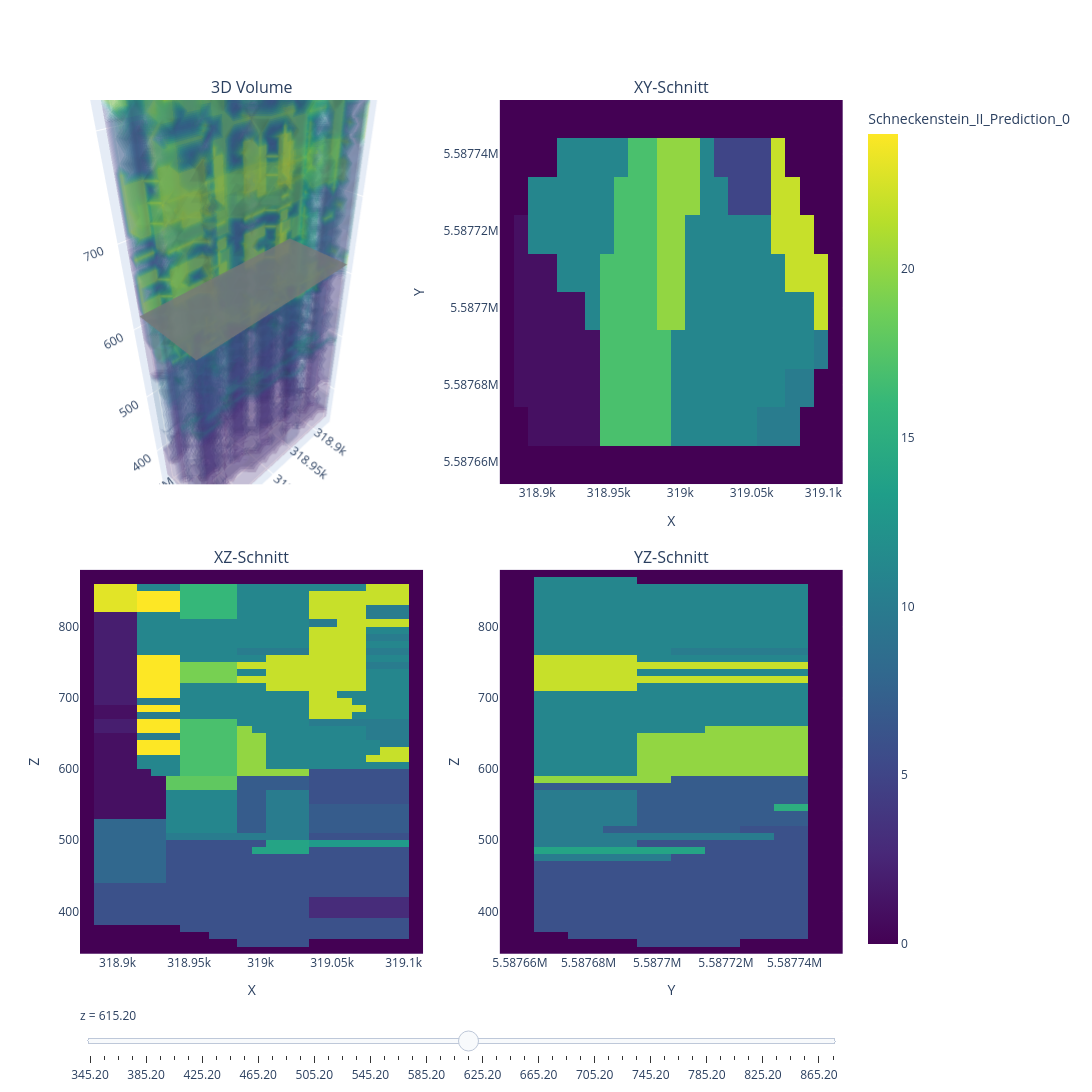

Notebook code for this chart:
### Code cell
ds = xr.open_dataset(filename)
data = ds[fieldName]
vol = data.values

vol = np.nan_to_num(vol)
# vmin, vmax = np.percentile(vol, [5, 95])

# Koordinaten:
x_coords = data['x'].values   # z.B. 318000 ... 320000
y_coords = data['y'].values   # z.B. 5587000 ... 5588000
z_coords = data['z'].values   # z.B. 300 ... 800

nz, ny, nx = vol.shape

# Für das 3D-Volume brauchen wir (x, y, z)-Reihenfolge
vol_xyz = np.transpose(vol, (2, 1, 0))  # (x, y, z)

# 3D-Koordinatengitter erzeugen (Plotly erwartet 1D-Arrays)
X, Y, Z = np.meshgrid(x_coords, y_coords, z_coords, indexing='xy')

# Start-Slices (Mitte)
k0  = nz // 2  # z-Index für XY-Schnitt
iy0 = ny // 2  # y-Index für XZ-Schnitt
ix0 = nx // 2  # x-Index für YZ-Schnitt

# ==== Figure mit 4 Panels anlegen ========================================

fig = make_subplots(
    rows=2, cols=2,
    specs=[
        [{'type': 'scene'},    {'type': 'heatmap'}],
        [{'type': 'heatmap'},  {'type': 'heatmap'}],
    ],
    subplot_titles=("3D Volume", "XY-Schnitt", "XZ-Schnitt", "YZ-Schnitt"),
    horizontal_spacing=0.1,
    vertical_spacing=0.1
)

# ---- 1) 3D Volume (oben links) ------------------------------------------

fig.add_trace(go.Volume(
    x=X.flatten(),
    y=Y.flatten(),
    z=Z.flatten(),
    value=vol_xyz.flatten(),
    # isomin=vmin,
    # isomax=vmax,
    opacity=0.1,       # Transparenz anpassen (0–1)
    surface_count=15,  # Anzahl Isosurfaces
    colorbar_title=str(data.name),
    coloraxis="coloraxis"
    ),
    row=1, col=1
)

# ---- 1b) Schnitt-Ebene im 3D-Plot (oben links) --------------------------
# Ebene bei z = z_coords[k0], nur zur Visualisierung der Schnittebene

Z_plane0 = np.full((ny, nx), z_coords[k0])

fig.add_trace(
    go.Surface(
        x=x_coords,           # 1D
        y=y_coords,           # 1D
        z=Z_plane0,           # 2D: (ny, nx)
        opacity=0.8,
        showscale=False,      # keine extra Farbskala
        colorscale="Greys",
    ),
    row=1, col=1
)

# ---- 2) XY-Schnitt (oben rechts) ----------------------------------------

fig.add_trace(
    go.Heatmap(
        x=x_coords,
        y=y_coords,
        z=vol[k0, :, :],   # z = z_coords[k0]
        colorbar_title=str(data.name),
        coloraxis="coloraxis"
    ),
    row=1, col=2
)

# ---- 3) XZ-Schnitt (unten links) ----------------------------------------

fig.add_trace(
    go.Heatmap(
        x=x_coords,
        y=z_coords,
        z=vol[:, iy0, :],  # y = y_coords[iy0]
        colorbar_title=str(data.name),
        coloraxis="coloraxis"
    ),
    row=2, col=1
)

# ---- 4) YZ-Schnitt (unten rechts) ---------------------------------------

fig.add_trace(
    go.Heatmap(
        x=y_coords,
        y=z_coords,
        z=vol[:, :, ix0],  # x = x_coords[ix0]
        colorbar_title=str(data.name),
        coloraxis="coloraxis"
    ),
    row=2, col=2
)

# ==== Slider für den XY-Schnitt (Trace 1) ================================

steps = []
for k in range(nz):
    # neue Ebene im 3D-Plot
    Z_plane = np.full((ny, nx), z_coords[k])

    step = dict(
        method="restyle",
        args=[
            {
                # Update für XY-Heatmap (Trace-Index 2)
                "z": [Z_plane, vol[k, :, :]],  # [für Trace 1, für Trace 2]
            },
            [1, 2]   # wir ändern Trace 1 (Surface-Ebene) und Trace 2 (XY-Heatmap)
        ],
        label=f"{z_coords[k]:.2f}"
    )
    steps.append(step)

sliders = [dict(
    active=k0,
    currentvalue={"prefix": "z = "},
    pad={"t": 50},
    steps=steps
)]



fig.update_layout(
    width=2000,
    height=1200,
    sliders=sliders,
    # Achsentitel etwas hübscher
    scene=dict(
        xaxis_title="X",
        yaxis_title="Y",
        zaxis_title="Z",
        aspectmode='data'
    ),
    coloraxis=dict(
        colorscale="Viridis",          # oder was du magst
        colorbar=dict(
            title=str(data.name),
        )
    )
)

# Optional: Achsentitel für 2D-Subplots
fig.update_xaxes(title_text="X", row=1, col=2)
fig.update_yaxes(title_text="Y", row=1, col=2)

fig.update_xaxes(title_text="X", row=2, col=1)
fig.update_yaxes(title_text="Z", row=2, col=1)

fig.update_xaxes(title_text="Y", row=2, col=2)
fig.update_yaxes(title_text="Z", row=2, col=2)

fig.show()

### Figure 1 — Plotly figure (JSON) as saved in the notebook; plotly's stock layout.template omitted (floating-point values rounded to 4 significant figures; data arrays with more than 128 entries replaced by an {"elided": "..."} marker saying what was removed)
{"data": [{"coloraxis": "coloraxis", "colorbar": {"title": {"text": "Schneckenstein_II_Prediction_0"}}, "opacity": 0.1, "scene": "scene", "surface": {"count": 15}, "type": "volume", "value": {"elided": "12960 float values"}, "x": {"elided": "12960 float values"}, "y": {"elided": "12960 float values"}, "z": {"elided": "12960 float values"}}, {"colorscale": [[0, "rgb(255,255,255)"], [0.125, "rgb(240,240,240)"], [0.25, "rgb(217,217,217)"], [0.375, "rgb(189,189,189)"], [0.5, "rgb(150,150,150)"], [0.625, "rgb(115,115,115)"], [0.75, "rgb(82,82,82)"], [0.875, "rgb(37,37,37)"], [1, "rgb(0,0,0)"]], "opacity": 0.8, "scene": "scene", "showscale": false, "type": "surface", "x": [318900.0, 318900.0, 318900.0, 318900.0, 318900.0, 318900.0, 318900.0, 318900.0, 319000.0, 319000.0, 319000.0, 319000.0, 319000.0, 319000.0, 319000.0, 319000.0, 319000.0, 319000.0, 319100.0, 319100.0, 319100.0, 319100.0, 319100.0, 319100.0], "y": [5588000.0, 5588000.0, 5588000.0, 5588000.0, 5588000.0, 5588000.0, 5588000.0, 5588000.0, 5588000.0, 5588000.0], "z": {"elided": "10x24 float values"}}, {"coloraxis": "coloraxis", "colorbar": {"title": {"text": "Schneckenstein_II_Prediction_0"}}, "type": "heatmap", "x": [318900.0, 318900.0, 318900.0, 318900.0, 318900.0, 318900.0, 318900.0, 318900.0, 319000.0, 319000.0, 319000.0, 319000.0, 319000.0, 319000.0, 319000.0, 319000.0, 319000.0, 319000.0, 319100.0, 319100.0, 319100.0, 319100.0, 319100.0, 319100.0], "xaxis": "x", "y": [5588000.0, 5588000.0, 5588000.0, 5588000.0, 5588000.0, 5588000.0, 5588000.0, 5588000.0, 5588000.0, 5588000.0], "yaxis": "y", "z": {"elided": "10x24 float values"}}, {"coloraxis": "coloraxis", "colorbar": {"title": {"text": "Schneckenstein_II_Prediction_0"}}, "type": "heatmap", "x": [318900.0, 318900.0, 318900.0, 318900.0, 318900.0, 318900.0, 318900.0, 318900.0, 319000.0, 319000.0, 319000.0, 319000.0, 319000.0, 319000.0, 319000.0, 319000.0, 319000.0, 319000.0, 319100.0, 319100.0, 319100.0, 319100.0, 319100.0, 319100.0], "xaxis": "x2", "y": [345.2, 355.2, 365.2, 375.2, 385.2, 395.2, 405.2, 415.2, 425.2, 435.2, 445.2, 455.2, 465.2, 475.2, 485.2, 495.2, 505.2, 515.2, 525.2, 535.2, 545.2, 555.2, 565.2, 575.2, 585.2, 595.2, 605.2, 615.2, 625.2, 635.2, 645.2, 655.2, 665.2, 675.2, 685.2, 695.2, 705.2, 715.2, 725.2, 735.2, 745.2, 755.2, 765.2, 775.2, 785.2, 795.2, 805.2, 815.2, 825.2, 835.2, 845.2, 855.2, 865.2, 875.2], "yaxis": "y2", "z": {"elided": "54x24 float values"}}, {"coloraxis": "coloraxis", "colorbar": {"title": {"text": "Schneckenstein_II_Prediction_0"}}, "type": "heatmap", "x": [5588000.0, 5588000.0, 5588000.0, 5588000.0, 5588000.0, 5588000.0, 5588000.0, 5588000.0, 5588000.0, 5588000.0], "xaxis": "x3", "y": [345.2, 355.2, 365.2, 375.2, 385.2, 395.2, 405.2, 415.2, 425.2, 435.2, 445.2, 455.2, 465.2, 475.2, 485.2, 495.2, 505.2, 515.2, 525.2, 535.2, 545.2, 555.2, 565.2, 575.2, 585.2, 595.2, 605.2, 615.2, 625.2, 635.2, 645.2, 655.2, 665.2, 675.2, 685.2, 695.2, 705.2, 715.2, 725.2, 735.2, 745.2, 755.2, 765.2, 775.2, 785.2, 795.2, 805.2, 815.2, 825.2, 835.2, 845.2, 855.2, 865.2, 875.2], "yaxis": "y3", "z": {"elided": "54x10 float values"}}], "layout": {"annotations": [{"font": {"size": 16}, "showarrow": false, "text": "3D Volume", "x": 0.225, "xanchor": "center", "xref": "paper", "y": 1, "yanchor": "bottom", "yref": "paper"}, {"font": {"size": 16}, "showarrow": false, "text": "XY-Schnitt", "x": 0.775, "xanchor": "center", "xref": "paper", "y": 1, "yanchor": "bottom", "yref": "paper"}, {"font": {"size": 16}, "showarrow": false, "text": "XZ-Schnitt", "x": 0.225, "xanchor": "center", "xref": "paper", "y": 0.45, "yanchor": "bottom", "yref": "paper"}, {"font": {"size": 16}, "showarrow": false, "text": "YZ-Schnitt", "x": 0.775, "xanchor": "center", "xref": "paper", "y": 0.45, "yanchor": "bottom", "yref": "paper"}], "coloraxis": {"colorbar": {"title": {"text": "Schneckenstein_II_Prediction_0"}}, "colorscale": [[0, "#440154"], [0.1111, "#482878"], [0.2222, "#3e4989"], [0.3333, "#31688e"], [0.4444, "#26828e"], [0.5556, "#1f9e89"], [0.6667, "#35b779"], [0.7778, "#6ece58"], [0.8889, "#b5de2b"], [1, "#fde725"]]}, "height": 1200, "scene": {"aspectmode": "data", "domain": {"x": [0, 0.45], "y": [0.55, 1]}, "xaxis": {"title": {"text": "X"}}, "yaxis": {"title": {"text": "Y"}}, "zaxis": {"title": {"text": "Z"}}}, "sliders": [{"active": 27, "currentvalue": {"prefix": "z = "}, "pad": {"t": 50}, "steps": [{"args": [{"z": {"elided": "2x10x24 float values"}}, [1, 2]], "label": "345.20", "method": "restyle"}, {"args": [{"z": {"elided": "2x10x24 float values"}}, [1, 2]], "label": "355.20", "method": "restyle"}, {"args": [{"z": {"elided": "2x10x24 float values"}}, [1, 2]], "label": "365.20", "method": "restyle"}, {"args": [{"z": {"elided": "2x10x24 float values"}}, [1, 2]], "label": "375.20", "method": "restyle"}, {"args": [{"z": {"elided": "2x10x24 float values"}}, [1, 2]], "label": "385.20", "method": "restyle"}, {"args": [{"z": {"elided": "2x10x24 float values"}}, [1, 2]], "label": "395.20", "method": "restyle"}, {"args": [{"z": {"elided": "2x10x24 float values"}}, [1, 2]], "label": "405.20", "method": "restyle"}, {"args": [{"z": {"elided": "2x10x24 float values"}}, [1, 2]], "label": "415.20", "method": "restyle"}, {"args": [{"z": {"elided": "2x10x24 float values"}}, [1, 2]], "label": "425.20", "method": "restyle"}, {"args": [{"z": {"elided": "2x10x24 float values"}}, [1, 2]], "label": "435.20", "method": "restyle"}, {"args": [{"z": {"elided": "2x10x24 float values"}}, [1, 2]], "label": "445.20", "method": "restyle"}, {"args": [{"z": {"elided": "2x10x24 float values"}}, [1, 2]], "label": "455.20", "method": "restyle"}, {"args": [{"z": {"elided": "2x10x24 float values"}}, [1, 2]], "label": "465.20", "method": "restyle"}, {"args": [{"z": {"elided": "2x10x24 float values"}}, [1, 2]], "label": "475.20", "method": "restyle"}, {"args": [{"z": {"elided": "2x10x24 float values"}}, [1, 2]], "label": "485.20", "method": "restyle"}, {"args": [{"z": {"elided": "2x10x24 float values"}}, [1, 2]], "label": "495.20", "method": "restyle"}, {"args": [{"z": {"elided": "2x10x24 float values"}}, [1, 2]], "label": "505.20", "method": "restyle"}, {"args": [{"z": {"elided": "2x10x24 float values"}}, [1, 2]], "label": "515.20", "method": "restyle"}, {"args": [{"z": {"elided": "2x10x24 float values"}}, [1, 2]], "label": "525.20", "method": "restyle"}, {"args": [{"z": {"elided": "2x10x24 float values"}}, [1, 2]], "label": "535.20", "method": "restyle"}, {"args": [{"z": {"elided": "2x10x24 float values"}}, [1, 2]], "label": "545.20", "method": "restyle"}, {"args": [{"z": {"elided": "2x10x24 float values"}}, [1, 2]], "label": "555.20", "method": "restyle"}, {"args": [{"z": {"elided": "2x10x24 float values"}}, [1, 2]], "label": "565.20", "method": "restyle"}, {"args": [{"z": {"elided": "2x10x24 float values"}}, [1, 2]], "label": "575.20", "method": "restyle"}, {"args": [{"z": {"elided": "2x10x24 float values"}}, [1, 2]], "label": "585.20", "method": "restyle"}, {"args": [{"z": {"elided": "2x10x24 float values"}}, [1, 2]], "label": "595.20", "method": "restyle"}, {"args": [{"z": {"elided": "2x10x24 float values"}}, [1, 2]], "label": "605.20", "method": "restyle"}, {"args": [{"z": {"elided": "2x10x24 float values"}}, [1, 2]], "label": "615.20", "method": "restyle"}, {"args": [{"z": {"elided": "2x10x24 float values"}}, [1, 2]], "label": "625.20", "method": "restyle"}, {"args": [{"z": {"elided": "2x10x24 float values"}}, [1, 2]], "label": "635.20", "method": "restyle"}, {"args": [{"z": {"elided": "2x10x24 float values"}}, [1, 2]], "label": "645.20", "method": "restyle"}, {"args": [{"z": {"elided": "2x10x24 float values"}}, [1, 2]], "label": "655.20", "method": "restyle"}, {"args": [{"z": {"elided": "2x10x24 float values"}}, [1, 2]], "label": "665.20", "method": "restyle"}, {"args": [{"z": {"elided": "2x10x24 float values"}}, [1, 2]], "label": "675.20", "method": "restyle"}, {"args": [{"z": {"elided": "2x10x24 float values"}}, [1, 2]], "label": "685.20", "method": "restyle"}, {"args": [{"z": {"elided": "2x10x24 float values"}}, [1, 2]], "label": "695.20", "method": "restyle"}, {"args": [{"z": {"elided": "2x10x24 float values"}}, [1, 2]], "label": "705.20", "method": "restyle"}, {"args": [{"z": {"elided": "2x10x24 float values"}}, [1, 2]], "label": "715.20", "method": "restyle"}, {"args": [{"z": {"elided": "2x10x24 float values"}}, [1, 2]], "label": "725.20", "method": "restyle"}, {"args": [{"z": {"elided": "2x10x24 float values"}}, [1, 2]], "label": "735.20", "method": "restyle"}, {"args": [{"z": {"elided": "2x10x24 float values"}}, [1, 2]], "label": "745.20", "method": "restyle"}, {"args": [{"z": {"elided": "2x10x24 float values"}}, [1, 2]], "label": "755.20", "method": "restyle"}, {"args": [{"z": {"elided": "2x10x24 float values"}}, [1, 2]], "label": "765.20", "method": "restyle"}, {"args": [{"z": {"elided": "2x10x24 float values"}}, [1, 2]], "label": "775.20", "method": "restyle"}, {"args": [{"z": {"elided": "2x10x24 float values"}}, [1, 2]], "label": "785.20", "method": "restyle"}, {"args": [{"z": {"elided": "2x10x24 float values"}}, [1, 2]], "label": "795.20", "method": "restyle"}, {"args": [{"z": {"elided": "2x10x24 float values"}}, [1, 2]], "label": "805.20", "method": "restyle"}, {"args": [{"z": {"elided": "2x10x24 float values"}}, [1, 2]], "label": "815.20", "method": "restyle"}, {"args": [{"z": {"elided": "2x10x24 float values"}}, [1, 2]], "label": "825.20", "method": "restyle"}, {"args": [{"z": {"elided": "2x10x24 float values"}}, [1, 2]], "label": "835.20", "method": "restyle"}, {"args": [{"z": {"elided": "2x10x24 float values"}}, [1, 2]], "label": "845.20", "method": "restyle"}, {"args": [{"z": {"elided": "2x10x24 float values"}}, [1, 2]], "label": "855.20", "method": "restyle"}, {"args": [{"z": {"elided": "2x10x24 float values"}}, [1, 2]], "label": "865.20", "method": "restyle"}, {"args": [{"z": {"elided": "2x10x24 float values"}}, [1, 2]], "label": "875.20", "method": "restyle"}]}], "width": 2000, "xaxis": {"anchor": "y", "domain": [0.55, 1], "title": {"text": "X"}}, "xaxis2": {"anchor": "y2", "domain": [0, 0.45], "title": {"text": "X"}}, "xaxis3": {"anchor": "y3", "domain": [0.55, 1], "title": {"text": "Y"}}, "yaxis": {"anchor": "x", "domain": [0.55, 1], "title": {"text": "Y"}}, "yaxis2": {"anchor": "x2", "domain": [0, 0.45], "title": {"text": "Z"}}, "yaxis3": {"anchor": "x3", "domain": [0, 0.45], "title": {"text": "Z"}}}}
